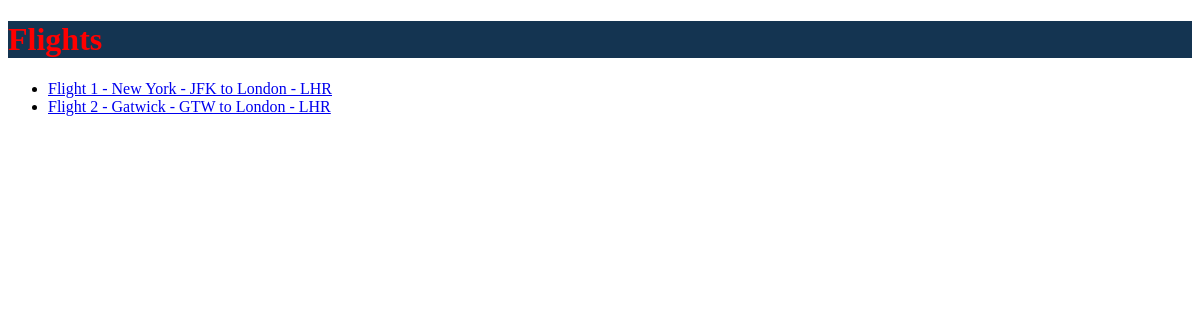
Before: / with the older database file.
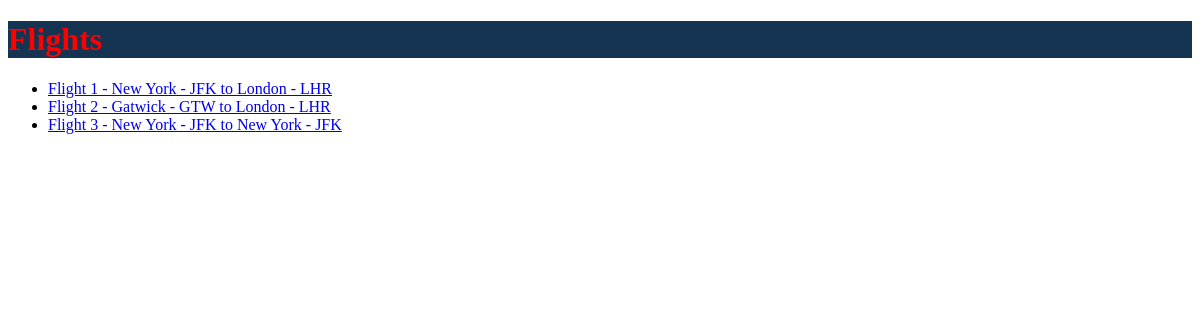
After: the same page with the newer database file.
### flights/models.py (models this page shows, shortened)
class Flight(models.Model):
    origin =  models.ForeignKey(Airport,on_delete=models.CASCADE,related_name="departures")
    destination = models.ForeignKey(Airport,on_delete = models.CASCADE,related_name="arrivals")
    duration = models.IntegerField()
    def  __str__(self):
        return  f"Flight {self.id} - {self.origin} to {self.destination}"

class Airport(models.Model):
    code = models.CharField(max_length=3)
    city = models.CharField(max_length= 64)
    def __str__(self):
        return f"{self.city} - {self.code}"

### flights/views.py (the view)
# urls.py: path("",views.index,name="index"),
def index(request):
    context = {
        "flights" : Flight.objects.all()}
    return  render(request,"flights/index.html",context)

### flights/templates/flights/index.html (shortened to what this page needs)
{% extends "flights/base.html" %}
{% block body %}
<h1>Flights</h1>
<ul>
    {% for flight in flights %}
    <li>
        <a href="{% url 'flight' flight.id %}">{{flight}}</a>
    </li>
    {% endfor%}
</ul>
{% endblock %}

### flights/templates/flights/base.html (shortened to what this page needs)
{% load static %}
<!DOCTYPE html>
<html>
    <head>
        <link rel="stylesheet" href="{% static 'flights/styles.css' %}"/>
    </head>
    <body>
        {% block body %}
        {%endblock%}
    </body>
</html>

### flights/static/flights/styles.css (style rules this page uses)
h1 { color: red; }
h1 { background: #143451; }

Changed rows visible on the page:
added Flight: id+origin+destination "Flight 3 - New York - JFK to New York - JFK"
